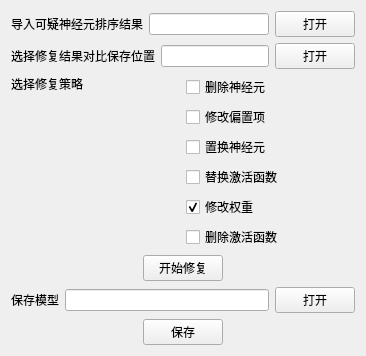
            <widget class="QWidget" name="tab_7">
             <attribute name="title">
              <string>可疑神经元修复</string>
             </attribute>
             <layout class="QVBoxLayout" name="verticalLayout_7">
              <item>
               <layout class="QHBoxLayout" name="horizontalLayout_12">
                <item>
                 <widget class="QLabel" name="label_21">
                  <property name="text">
                   <string>导入可疑神经元排序结果</string>
                  </property>
                 </widget>
                </item>
                <item>
                 <widget class="QLineEdit" name="import_lineEdit"/>
                </item>
                <item>
                 <widget class="QPushButton" name="repair_1">
                  <property name="text">
                   <string>打开</string>
                  </property>
                 </widget>
                </item>
               </layout>
              </item>
              <item>
               <layout class="QHBoxLayout" name="horizontalLayout_38">
                <item>
                 <widget class="QLabel" name="label_25">
                  <property name="text">
                   <string>选择修复结果对比保存位置</string>
                  </property>
                 </widget>
                </item>
                <item>
                 <widget class="QLineEdit" name="repair_result_location"/>
                </item>
                <item>
                 <widget class="QPushButton" name="repair_result">
                  <property name="text">
                   <string>打开</string>
                  </property>
                 </widget>
                </item>
               </layout>
              </item>
              <item>
               <layout class="QHBoxLayout" name="horizontalLayout_13">
                <item>
                 <widget class="QLabel" name="label_23">
                  <property name="text">
                   <string>选择修复策略</string>
                  </property>
                  <property name="alignment">
                   <set>Qt::AlignLeading|Qt::AlignLeft|Qt::AlignTop</set>
                  </property>
                 </widget>
                </item>
                <item>
                 <layout class="QVBoxLayout" name="verticalLayout_16">
                  <item>
                   <widget class="QCheckBox" name="checkBox_DN">
                    <property name="text">
                     <string>删除神经元</string>
                    </property>
                   </widget>
                  </item>
                  <item>
                   <widget class="QCheckBox" name="checkBox_CB">
                    <property name="text">
                     <string>修改偏置项</string>
                    </property>
                   </widget>
                  </item>
                  <item>
                   <widget class="QCheckBox" name="checkBox_IN">
                    <property name="text">
                     <string>置换神经元</string>
                    </property>
                   </widget>
                  </item>
                  <item>
                   <widget class="QCheckBox" name="checkBox_RAF">
                    <property name="text">
                     <string>替换激活函数</string>
                    </property>
                   </widget>
                  </item>
                  <item>
                   <widget class="QCheckBox" name="checkBox_CW">
                    <property name="text">
                     <string>修改权重</string>
                    </property>
                    <property name="checked">
                     <bool>true</bool>
                    </property>
                   </widget>
                  </item>
                  <item>
                   <widget class="QCheckBox" name="checkBox_DAF">
                    <property name="text">
                     <string>删除激活函数</string>
                    </property>
                   </widget>
                  </item>
                 </layout>
                </item>
               </layout>
              </item>
              <item>
               <layout class="QHBoxLayout" name="horizontalLayout_17">
                <item>
                 <widget class="QPushButton" name="repair_2">
                  <property name="sizePolicy">
                   <sizepolicy hsizetype="Fixed" vsizetype="Fixed">
                    <horstretch>0</horstretch>
                    <verstretch>0</verstretch>
                   </sizepolicy>
                  </property>
                  <property name="text">
                   <string>开始修复</string>
                  </property>
                 </widget>
                </item>
               </layout>
              </item>
              <item>
               <layout class="QHBoxLayout" name="horizontalLayout_14">
                <item>
                 <widget class="QLabel" name="label_24">
                  <property name="text">
                   <string>保存模型</string>
                  </property>
                 </widget>
                </item>
                <item>
                 <widget class="QLineEdit" name="save_model_lineEdit"/>
                </item>
                <item>
                 <widget class="QPushButton" name="repair_save_path">
                  <property name="text">
                   <string>打开</string>
                  </property>
                 </widget>
                </item>
               </layout>
              </item>
              <item>
               <layout class="QHBoxLayout" name="horizontalLayout_18">
                <item>
                 <widget class="QPushButton" name="repair_save">
                  <property name="sizePolicy">
                   <sizepolicy hsizetype="Fixed" vsizetype="Fixed">
                    <horstretch>0</horstretch>
                    <verstretch>0</verstretch>
                   </sizepolicy>
                  </property>
                  <property name="text">
                   <string>保存</string>
                  </property>
                 </widget>
                </item>
               </layout>
              </item>
             </layout>
            </widget>
